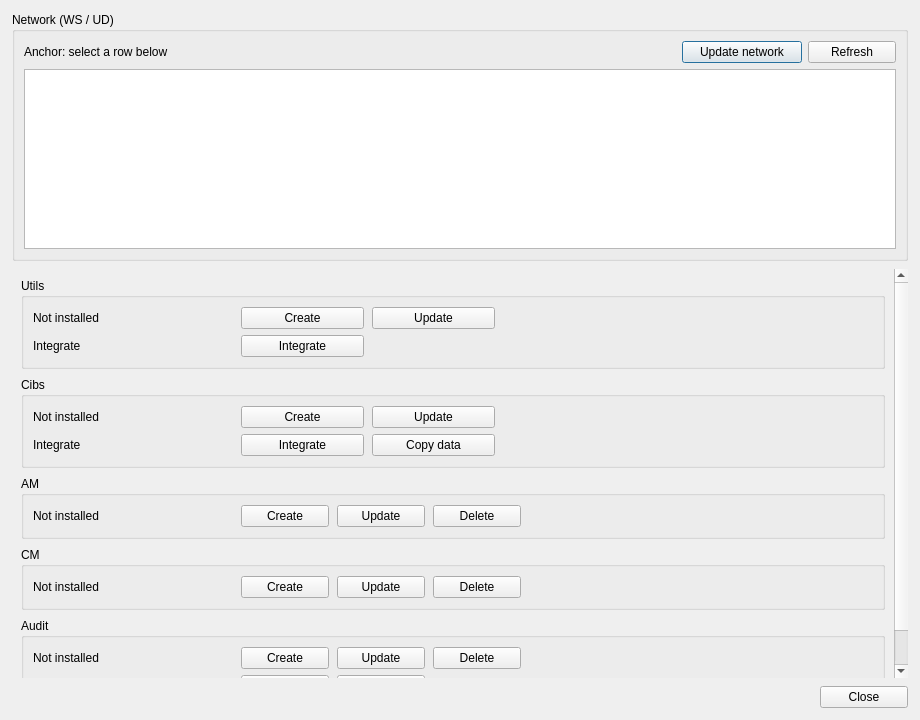
<?xml version="1.0" encoding="UTF-8"?>
<ui version="4.0">
 <class>admin_manage_schemas</class>
 <widget class="QDialog" name="admin_manage_schemas">
  <property name="geometry">
   <rect>
    <x>0</x>
    <y>0</y>
    <width>920</width>
    <height>720</height>
   </rect>
  </property>
  <property name="windowTitle">
   <string>Manage schemas</string>
  </property>
  <layout class="QVBoxLayout" name="verticalLayout">
   <property name="leftMargin">
    <number>12</number>
   </property>
   <property name="topMargin">
    <number>12</number>
   </property>
   <property name="rightMargin">
    <number>12</number>
   </property>
   <property name="bottomMargin">
    <number>12</number>
   </property>
   <property name="spacing">
    <number>8</number>
   </property>
   <item>
    <widget class="QGroupBox" name="grb_network">
     <property name="title">
      <string>Network (WS / UD)</string>
     </property>
     <layout class="QVBoxLayout" name="layout_network_root">
      <property name="spacing">
       <number>6</number>
      </property>
      <item>
       <layout class="QHBoxLayout" name="layout_network_toolbar">
        <item>
         <widget class="QLabel" name="lbl_network_selection">
          <property name="text">
           <string>Anchor: select a row below</string>
          </property>
         </widget>
        </item>
        <item>
         <spacer name="horizontalSpacer_network">
          <property name="orientation">
           <enum>Qt::Horizontal</enum>
          </property>
          <property name="sizeHint" stdset="0">
           <size>
            <width>40</width>
            <height>20</height>
           </size>
          </property>
         </spacer>
        </item>
        <item>
         <widget class="QPushButton" name="btn_update_network">
          <property name="minimumSize">
           <size>
            <width>120</width>
            <height>0</height>
           </size>
          </property>
          <property name="toolTip">
           <string>Update anchor WS/UD and linked satellites to the plugin version</string>
          </property>
          <property name="text">
           <string>Update network</string>
          </property>
         </widget>
        </item>
        <item>
         <widget class="QPushButton" name="btn_refresh">
          <property name="minimumSize">
           <size>
            <width>88</width>
            <height>0</height>
           </size>
          </property>
          <property name="text">
           <string>Refresh</string>
          </property>
         </widget>
        </item>
       </layout>
      </item>
      <item>
       <widget class="QTableView" name="tbl_network">
        <property name="sizePolicy">
         <sizepolicy hsizetype="Expanding" vsizetype="Fixed">
          <horstretch>0</horstretch>
          <verstretch>0</verstretch>
         </sizepolicy>
        </property>
        <property name="minimumSize">
         <size>
          <width>0</width>
          <height>140</height>
         </size>
        </property>
        <property name="maximumSize">
         <size>
          <width>16777215</width>
          <height>180</height>
         </size>
        </property>
        <property name="editTriggers">
         <set>QAbstractItemView::NoEditTriggers</set>
        </property>
        <property name="alternatingRowColors">
         <bool>true</bool>
        </property>
        <property name="selectionBehavior">
         <enum>QAbstractItemView::SelectRows</enum>
        </property>
        <property name="selectionMode">
         <enum>QAbstractItemView::SingleSelection</enum>
        </property>
        <property name="sortingEnabled">
         <bool>true</bool>
        </property>
        <attribute name="horizontalHeaderStretchLastSection">
         <bool>true</bool>
        </attribute>
        <attribute name="verticalHeaderVisible">
         <bool>false</bool>
        </attribute>
       </widget>
      </item>
     </layout>
    </widget>
   </item>
   <item>
    <widget class="QScrollArea" name="scroll_satellites">
     <property name="frameShape">
      <enum>QFrame::NoFrame</enum>
     </property>
     <property name="widgetResizable">
      <bool>true</bool>
     </property>
     <widget class="QWidget" name="scroll_satellites_contents">
      <property name="geometry">
       <rect>
        <x>0</x>
        <y>0</y>
        <width>880</width>
        <height>420</height>
       </rect>
      </property>
      <layout class="QVBoxLayout" name="layout_satellites">
       <property name="spacing">
        <number>8</number>
       </property>
       <item>
        <widget class="QGroupBox" name="grb_utils">
         <property name="title">
          <string>Utils</string>
         </property>
         <layout class="QGridLayout" name="grid_utils">
          <property name="horizontalSpacing">
           <number>8</number>
          </property>
          <property name="verticalSpacing">
           <number>6</number>
          </property>
          <item row="0" column="0">
           <widget class="QLabel" name="lbl_utils_info">
            <property name="minimumSize">
             <size>
              <width>200</width>
              <height>0</height>
             </size>
            </property>
            <property name="text">
             <string>Not installed</string>
            </property>
           </widget>
          </item>
          <item row="0" column="1">
           <widget class="QPushButton" name="btn_utils_create">
            <property name="minimumSize">
             <size>
              <width>88</width>
              <height>0</height>
             </size>
            </property>
            <property name="text">
             <string>Create</string>
            </property>
           </widget>
          </item>
          <item row="0" column="2">
           <widget class="QPushButton" name="btn_utils_update">
            <property name="minimumSize">
             <size>
              <width>88</width>
              <height>0</height>
             </size>
            </property>
            <property name="text">
             <string>Update</string>
            </property>
           </widget>
          </item>
          <item row="0" column="3" colspan="3">
           <spacer name="horizontalSpacer_utils_0">
            <property name="orientation">
             <enum>Qt::Horizontal</enum>
            </property>
            <property name="sizeHint" stdset="0">
             <size>
              <width>40</width>
              <height>20</height>
             </size>
            </property>
           </spacer>
          </item>
          <item row="1" column="0">
           <widget class="QLabel" name="lbl_utils_integrate">
            <property name="minimumSize">
             <size>
              <width>200</width>
              <height>0</height>
             </size>
            </property>
            <property name="text">
             <string>Integrate</string>
            </property>
           </widget>
          </item>
          <item row="1" column="1">
           <widget class="QPushButton" name="btn_utils_integrate">
            <property name="minimumSize">
             <size>
              <width>88</width>
              <height>0</height>
             </size>
            </property>
            <property name="text">
             <string>Integrate</string>
            </property>
           </widget>
          </item>
          <item row="1" column="2" colspan="4">
           <spacer name="horizontalSpacer_utils_1">
            <property name="orientation">
             <enum>Qt::Horizontal</enum>
            </property>
            <property name="sizeHint" stdset="0">
             <size>
              <width>40</width>
              <height>20</height>
             </size>
            </property>
           </spacer>
          </item>
         </layout>
        </widget>
       </item>
       <item>
        <widget class="QGroupBox" name="grb_cibs">
         <property name="title">
          <string>Cibs</string>
         </property>
         <layout class="QGridLayout" name="grid_cibs">
          <property name="horizontalSpacing">
           <number>8</number>
          </property>
          <property name="verticalSpacing">
           <number>6</number>
          </property>
          <item row="0" column="0">
           <widget class="QLabel" name="lbl_cibs_info">
            <property name="minimumSize">
             <size>
              <width>200</width>
              <height>0</height>
             </size>
            </property>
            <property name="text">
             <string>Not installed</string>
            </property>
           </widget>
          </item>
          <item row="0" column="1">
           <widget class="QPushButton" name="btn_cibs_create">
            <property name="minimumSize">
             <size>
              <width>88</width>
              <height>0</height>
             </size>
            </property>
            <property name="text">
             <string>Create</string>
            </property>
           </widget>
          </item>
          <item row="0" column="2">
           <widget class="QPushButton" name="btn_cibs_update">
            <property name="minimumSize">
             <size>
              <width>88</width>
              <height>0</height>
             </size>
            </property>
            <property name="text">
             <string>Update</string>
            </property>
           </widget>
          </item>
          <item row="0" column="3" colspan="3">
           <spacer name="horizontalSpacer_cibs_0">
            <property name="orientation">
             <enum>Qt::Horizontal</enum>
            </property>
            <property name="sizeHint" stdset="0">
             <size>
              <width>40</width>
              <height>20</height>
             </size>
            </property>
           </spacer>
          </item>
          <item row="1" column="0">
           <widget class="QLabel" name="lbl_cibs_integrate">
            <property name="minimumSize">
             <size>
              <width>200</width>
              <height>0</height>
             </size>
            </property>
            <property name="text">
             <string>Integrate</string>
            </property>
           </widget>
          </item>
          <item row="1" column="1">
           <widget class="QPushButton" name="btn_cibs_integrate">
            <property name="minimumSize">
             <size>
              <width>88</width>
              <height>0</height>
             </size>
            </property>
            <property name="text">
             <string>Integrate</string>
            </property>
           </widget>
          </item>
          <item row="1" column="2">
           <widget class="QPushButton" name="btn_cibs_copy">
            <property name="minimumSize">
             <size>
              <width>88</width>
              <height>0</height>
             </size>
            </property>
            <property name="text">
             <string>Copy data</string>
            </property>
           </widget>
          </item>
          <item row="1" column="3" colspan="3">
           <spacer name="horizontalSpacer_cibs_1">
            <property name="orientation">
             <enum>Qt::Horizontal</enum>
            </property>
            <property name="sizeHint" stdset="0">
             <size>
              <width>40</width>
              <height>20</height>
             </size>
            </property>
           </spacer>
          </item>
         </layout>
        </widget>
       </item>
       <item>
        <widget class="QGroupBox" name="grb_am">
         <property name="title">
          <string>AM</string>
         </property>
         <layout class="QGridLayout" name="grid_am">
          <property name="horizontalSpacing">
           <number>8</number>
          </property>
          <item row="0" column="0">
           <widget class="QLabel" name="lbl_am_info">
            <property name="minimumSize">
             <size>
              <width>200</width>
              <height>0</height>
             </size>
            </property>
            <property name="text">
             <string>Not installed</string>
            </property>
           </widget>
          </item>
          <item row="0" column="1">
           <widget class="QPushButton" name="btn_create_am">
            <property name="minimumSize">
             <size>
              <width>88</width>
              <height>0</height>
             </size>
            </property>
            <property name="text">
             <string>Create</string>
            </property>
           </widget>
          </item>
          <item row="0" column="2">
           <widget class="QPushButton" name="btn_update_am">
            <property name="minimumSize">
             <size>
              <width>88</width>
              <height>0</height>
             </size>
            </property>
            <property name="text">
             <string>Update</string>
            </property>
           </widget>
          </item>
          <item row="0" column="3">
           <widget class="QPushButton" name="btn_delete_am">
            <property name="minimumSize">
             <size>
              <width>88</width>
              <height>0</height>
             </size>
            </property>
            <property name="text">
             <string>Delete</string>
            </property>
           </widget>
          </item>
          <item row="0" column="4">
           <spacer name="horizontalSpacer_am">
            <property name="orientation">
             <enum>Qt::Horizontal</enum>
            </property>
            <property name="sizeHint" stdset="0">
             <size>
              <width>40</width>
              <height>20</height>
             </size>
            </property>
           </spacer>
          </item>
         </layout>
        </widget>
       </item>
       <item>
        <widget class="QGroupBox" name="grb_cm">
         <property name="title">
          <string>CM</string>
         </property>
         <layout class="QGridLayout" name="grid_cm">
          <property name="horizontalSpacing">
           <number>8</number>
          </property>
          <item row="0" column="0">
           <widget class="QLabel" name="lbl_cm_info">
            <property name="minimumSize">
             <size>
              <width>200</width>
              <height>0</height>
             </size>
            </property>
            <property name="text">
             <string>Not installed</string>
            </property>
           </widget>
          </item>
          <item row="0" column="1">
           <widget class="QPushButton" name="btn_create_cm">
            <property name="minimumSize">
             <size>
              <width>88</width>
              <height>0</height>
             </size>
            </property>
            <property name="text">
             <string>Create</string>
            </property>
           </widget>
          </item>
          <item row="0" column="2">
           <widget class="QPushButton" name="btn_update_cm">
            <property name="minimumSize">
             <size>
              <width>88</width>
              <height>0</height>
             </size>
            </property>
            <property name="text">
             <string>Update</string>
            </property>
           </widget>
          </item>
          <item row="0" column="3">
           <widget class="QPushButton" name="btn_delete_cm">
            <property name="minimumSize">
             <size>
              <width>88</width>
              <height>0</height>
             </size>
            </property>
            <property name="text">
             <string>Delete</string>
            </property>
           </widget>
          </item>
          <item row="0" column="4">
           <spacer name="horizontalSpacer_cm">
            <property name="orientation">
             <enum>Qt::Horizontal</enum>
            </property>
            <property name="sizeHint" stdset="0">
             <size>
              <width>40</width>
              <height>20</height>
             </size>
            </property>
           </spacer>
          </item>
         </layout>
        </widget>
       </item>
       <item>
        <widget class="QGroupBox" name="grb_audit">
         <property name="title">
          <string>Audit</string>
         </property>
         <layout class="QGridLayout" name="grid_audit">
          <property name="horizontalSpacing">
           <number>8</number>
          </property>
          <property name="verticalSpacing">
           <number>6</number>
          </property>
          <item row="0" column="0">
           <widget class="QLabel" name="lbl_audit_info">
            <property name="minimumSize">
             <size>
              <width>200</width>
              <height>0</height>
             </size>
            </property>
            <property name="text">
             <string>Not installed</string>
            </property>
           </widget>
          </item>
          <item row="0" column="1">
           <widget class="QPushButton" name="btn_create_audit">
            <property name="minimumSize">
             <size>
              <width>88</width>
              <height>0</height>
             </size>
            </property>
            <property name="text">
             <string>Create</string>
            </property>
           </widget>
          </item>
          <item row="0" column="2">
           <widget class="QPushButton" name="btn_update_audit">
            <property name="minimumSize">
             <size>
              <width>88</width>
              <height>0</height>
             </size>
            </property>
            <property name="text">
             <string>Update</string>
            </property>
           </widget>
          </item>
          <item row="0" column="3">
           <widget class="QPushButton" name="btn_delete_audit">
            <property name="minimumSize">
             <size>
              <width>88</width>
              <height>0</height>
             </size>
            </property>
            <property name="text">
             <string>Delete</string>
            </property>
           </widget>
          </item>
          <item row="0" column="4">
           <spacer name="horizontalSpacer_audit_0">
            <property name="orientation">
             <enum>Qt::Horizontal</enum>
            </property>
            <property name="sizeHint" stdset="0">
             <size>
              <width>40</width>
              <height>20</height>
             </size>
            </property>
           </spacer>
          </item>
          <item row="1" column="0">
           <widget class="QLabel" name="lbl_audit_integrate">
            <property name="minimumSize">
             <size>
              <width>200</width>
              <height>0</height>
             </size>
            </property>
            <property name="text">
             <string>Activate</string>
            </property>
           </widget>
          </item>
          <item row="1" column="1">
           <widget class="QPushButton" name="btn_activate_audit">
            <property name="minimumSize">
             <size>
              <width>88</width>
              <height>0</height>
             </size>
            </property>
            <property name="toolTip">
             <string>Generate a copy of network layers from the anchor schema into audit</string>
            </property>
            <property name="text">
             <string>Activate</string>
            </property>
           </widget>
          </item>
          <item row="1" column="2">
           <widget class="QPushButton" name="btn_reload_audit_triggers">
            <property name="minimumSize">
             <size>
              <width>88</width>
              <height>0</height>
             </size>
            </property>
            <property name="toolTip">
             <string>Refresh audit triggers on the anchor schema</string>
            </property>
            <property name="text">
             <string>Triggers</string>
            </property>
           </widget>
          </item>
          <item row="1" column="3" colspan="2">
           <spacer name="horizontalSpacer_audit_1">
            <property name="orientation">
             <enum>Qt::Horizontal</enum>
            </property>
            <property name="sizeHint" stdset="0">
             <size>
              <width>40</width>
              <height>20</height>
             </size>
            </property>
           </spacer>
          </item>
         </layout>
        </widget>
       </item>
      </layout>
     </widget>
    </widget>
   </item>
   <item>
    <layout class="QHBoxLayout" name="layout_footer">
     <item>
      <spacer name="horizontalSpacer_footer">
       <property name="orientation">
        <enum>Qt::Horizontal</enum>
       </property>
       <property name="sizeHint" stdset="0">
        <size>
         <width>40</width>
         <height>20</height>
        </size>
       </property>
      </spacer>
     </item>
     <item>
      <widget class="QPushButton" name="btn_close">
       <property name="minimumSize">
        <size>
         <width>88</width>
         <height>0</height>
        </size>
       </property>
       <property name="text">
        <string>Close</string>
       </property>
      </widget>
     </item>
    </layout>
   </item>
  </layout>
 </widget>
 <resources/>
 <connections/>
</ui>
